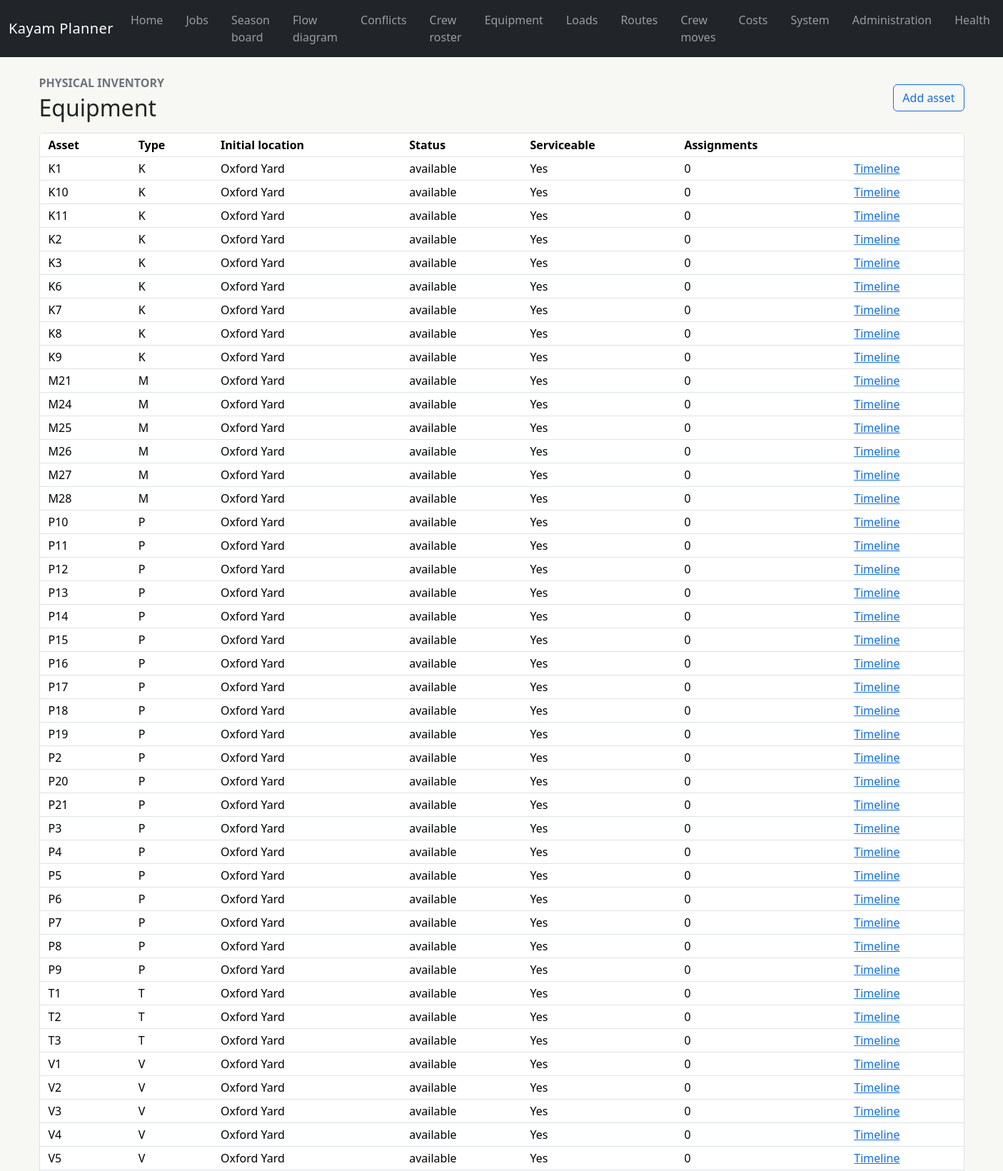
Screenshot of /equipment (upper part) with the database file from the repository.
### app/models/administration.py (models this page shows)
class TimestampMixin:
    created_at: Mapped[datetime] = mapped_column(AwareDateTime(), default=utc_now, nullable=False)
    updated_at: Mapped[datetime] = mapped_column(
        AwareDateTime(), default=utc_now, onupdate=utc_now, nullable=False
    )

class EquipmentAsset(TimestampMixin, Base):
    __tablename__ = "equipment_assets"
    __table_args__ = (
        CheckConstraint(
            "replacement_value IS NULL OR replacement_value >= 0",
            name="replacement_value_nonnegative",
        ),
    )
    id: Mapped[int] = mapped_column(primary_key=True)
    asset_code: Mapped[str] = mapped_column(String(50), unique=True, index=True)
    equipment_type_id: Mapped[int] = mapped_column(ForeignKey("equipment_types.id"))
    variant: Mapped[str | None] = mapped_column(String(100))
    generation: Mapped[str | None] = mapped_column(String(100))
    initial_location_id: Mapped[int | None] = mapped_column(ForeignKey("locations.id"))
    current_status: Mapped[str] = mapped_column(String(50), default="available")
    serviceable: Mapped[bool] = mapped_column(Boolean, default=True)
    commissioned_date: Mapped[date | None] = mapped_column(Date)
    retired_date: Mapped[date | None] = mapped_column(Date)
    replacement_value: Mapped[Decimal | None] = mapped_column(Numeric(12, 2))
    notes: Mapped[str | None] = mapped_column(Text)
    active: Mapped[bool] = mapped_column(Boolean, default=True)
    equipment_type: Mapped[EquipmentType] = relationship(back_populates="assets")
    initial_location: Mapped[Location | None] = relationship()
    assignments: Mapped[list[EquipmentAssignment]] = relationship(back_populates="equipment_asset")

class EquipmentType(Base):
    __tablename__ = "equipment_types"
    __table_args__ = (
        CheckConstraint("section_capacity_units >= 0", name="section_units_nonnegative"),
        CheckConstraint("pole_capacity_units >= 0", name="pole_units_nonnegative"),
        CheckConstraint("ancillary_capacity_units >= 0", name="ancillary_units_nonnegative"),
        CheckConstraint("weight_kg >= 0", name="weight_nonnegative"),
        CheckConstraint("pack_size > 0", name="pack_size_positive"),
        CheckConstraint(
            "maintenance_interval_days IS NULL OR maintenance_interval_days >= 0",
            name="maintenance_interval_nonnegative",
        ),
    )
    id: Mapped[int] = mapped_column(primary_key=True)
    code: Mapped[str] = mapped_column(String(50), unique=True, index=True)
    name: Mapped[str] = mapped_column(String(150))
    category: Mapped[str] = mapped_column(String(100))
    tent_family_id: Mapped[int | None] = mapped_column(ForeignKey("tent_families.id"))
    tracking_mode: Mapped[TrackingMode] = mapped_column(
        Enum(TrackingMode, native_enum=False, length=20), default=TrackingMode.INDIVIDUAL
    )
    pack_size: Mapped[int] = mapped_column(Integer, default=1)
    section_capacity_units: Mapped[Decimal] = mapped_column(Numeric(10, 2), default=0)
    pole_capacity_units: Mapped[Decimal] = mapped_column(Numeric(10, 2), default=0)
    ancillary_capacity_units: Mapped[Decimal] = mapped_column(Numeric(10, 2), default=0)
    weight_kg: Mapped[Decimal] = mapped_column(Numeric(10, 2), default=0)
    default_build_stage: Mapped[BuildStage] = mapped_column(
        Enum(BuildStage, native_enum=False, length=40),
        default=BuildStage.COMPLETION_AND_ANCILLARY,
    )
    maintenance_interval_days: Mapped[int | None] = mapped_column(Integer)
    active: Mapped[bool] = mapped_column(Boolean, default=True)
    notes: Mapped[str | None] = mapped_column(Text)
    tent_family: Mapped[TentFamily | None] = relationship(
        back_populates="equipment_types", foreign_keys=[tent_family_id]
    )
    assets: Mapped[list[EquipmentAsset]] = relationship(back_populates="equipment_type")
    outgoing_links: Mapped[list[EquipmentLink]] = relationship(
        back_populates="parent_equipment_type",
        foreign_keys="EquipmentLink.parent_equipment_type_id",
        cascade="all, delete-orphan",
    )

class Location(TimestampMixin, Base):
    __tablename__ = "locations"
    __table_args__ = (
        CheckConstraint(
            "latitude IS NULL OR (latitude >= -90 AND latitude <= 90)",
            name="latitude_range",
        ),
        CheckConstraint(
            "longitude IS NULL OR (longitude >= -180 AND longitude <= 180)",
            name="longitude_range",
        ),
        CheckConstraint("default_unload_duration_minutes >= 0", name="unload_duration_nonnegative"),
    )
    id: Mapped[int] = mapped_column(primary_key=True)
    name: Mapped[str] = mapped_column(String(200), unique=True, index=True)
    location_type: Mapped[LocationType] = mapped_column(
        Enum(LocationType, native_enum=False, length=20), default=LocationType.SITE
    )
    address_line_1: Mapped[str | None] = mapped_column(String(200))
    address_line_2: Mapped[str | None] = mapped_column(String(200))
    city: Mapped[str | None] = mapped_column(String(100))
    region: Mapped[str | None] = mapped_column(String(100))
    postcode: Mapped[str | None] = mapped_column(String(30))
    country_code: Mapped[str] = mapped_column(String(2), default="GB")
    latitude: Mapped[Decimal | None] = mapped_column(Numeric(9, 6))
    longitude: Mapped[Decimal | None] = mapped_column(Numeric(9, 6))
    timezone: Mapped[str] = mapped_column(String(100), default="Europe/London")
    geocoding_provider: Mapped[str | None] = mapped_column(String(50))
    geocoding_place_id: Mapped[str | None] = mapped_column(String(200))
    geocoded_at: Mapped[datetime | None] = mapped_column(AwareDateTime())
    access_notes: Mapped[str | None] = mapped_column(Text)
    hgv_notes: Mapped[str | None] = mapped_column(Text)
    receiving_notes: Mapped[str | None] = mapped_column(Text)
    default_unload_duration_minutes: Mapped[int] = mapped_column(Integer, default=60)
    active: Mapped[bool] = mapped_column(Boolean, default=True)

### app/routes/equipment_planning.py (the view)
@router.get("/equipment", response_class=HTMLResponse)
def equipment_list(request: Request, session: SessionDependency) -> HTMLResponse:
    assets = session.scalars(select(EquipmentAsset).order_by(EquipmentAsset.asset_code)).all()
    return templates.TemplateResponse(
        request=request, name="equipment/list.html", context={"assets": assets}
    )

### app/templates/equipment/list.html (shortened to what this page needs)
{% extends "base.html" %}
{% block content %}<div class="d-flex justify-content-between align-items-center mb-3"><div><p class="text-uppercase text-secondary fw-semibold mb-1">Physical inventory</p><h1 class="h2 mb-0">Equipment</h1></div><a class="btn btn-outline-primary" href="/admin/equipment-assets/new">Add asset</a></div><div class="table-responsive border rounded bg-white"><table class="table table-sm table-hover mb-0 admin-table"><thead><tr><th>Asset</th><th>Type</th><th>Initial location</th><th>Status</th><th>Serviceable</th><th>Assignments</th><th></th></tr></thead><tbody>{% for asset in assets %}<tr><td>{{ asset.asset_code }}</td><td>{{ asset.equipment_type.code }}</td><td>{{ asset.initial_location.name if asset.initial_location else '—' }}</td><td>{{ asset.current_status }}</td><td>{{ 'Yes' if asset.serviceable else 'No' }}</td><td>{{ asset.assignments|length }}</td><td><a href="/equipment/{{ asset.id }}">Timeline</a></td></tr>{% endfor %}</tbody></table></div>{% endblock %}

### app/static/css/app.css (style rules this page uses)
:root { --kayam-focus: #f3b61f; }
body { background: #f7f7f4; color: #202522; }
.admin-table th, .admin-table td { padding-inline: 0.75rem; white-space: nowrap; }

### rows the page displays
EquipmentAsset: asset_code "K1", equipment_type.code "K", initial_location "Oxford Yard", current_status "available", serviceable "Yes", assignments|length "0"
EquipmentAsset: asset_code "K10", equipment_type.code "K", initial_location "Oxford Yard", current_status "available", serviceable "Yes", assignments|length "0"
EquipmentAsset: asset_code "K11", equipment_type.code "K", initial_location "Oxford Yard", current_status "available", serviceable "Yes", assignments|length "0"
EquipmentAsset: asset_code "K2", equipment_type.code "K", initial_location "Oxford Yard", current_status "available", serviceable "Yes", assignments|length "0"
EquipmentAsset: asset_code "K3", equipment_type.code "K", initial_location "Oxford Yard", current_status "available", serviceable "Yes", assignments|length "0"
EquipmentAsset: asset_code "K6", equipment_type.code "K", initial_location "Oxford Yard", current_status "available", serviceable "Yes", assignments|length "0"
EquipmentAsset: asset_code "K7", equipment_type.code "K", initial_location "Oxford Yard", current_status "available", serviceable "Yes", assignments|length "0"
EquipmentAsset: asset_code "K8", equipment_type.code "K", initial_location "Oxford Yard", current_status "available", serviceable "Yes", assignments|length "0"
EquipmentAsset: asset_code "K9", equipment_type.code "K", initial_location "Oxford Yard", current_status "available", serviceable "Yes", assignments|length "0"
EquipmentAsset: asset_code "M21", equipment_type.code "M", initial_location "Oxford Yard", current_status "available", serviceable "Yes", assignments|length "0"
EquipmentAsset: asset_code "M24", equipment_type.code "M", initial_location "Oxford Yard", current_status "available", serviceable "Yes", assignments|length "0"
EquipmentAsset: asset_code "M25", equipment_type.code "M", initial_location "Oxford Yard", current_status "available", serviceable "Yes", assignments|length "0"
EquipmentAsset: asset_code "M26", equipment_type.code "M", initial_location "Oxford Yard", current_status "available", serviceable "Yes", assignments|length "0"
EquipmentAsset: asset_code "M27", equipment_type.code "M", initial_location "Oxford Yard", current_status "available", serviceable "Yes", assignments|length "0"
EquipmentAsset: asset_code "M28", equipment_type.code "M", initial_location "Oxford Yard", current_status "available", serviceable "Yes", assignments|length "0"
EquipmentAsset: asset_code "P10", equipment_type.code "P", initial_location "Oxford Yard", current_status "available", serviceable "Yes", assignments|length "0"
EquipmentAsset: asset_code "P11", equipment_type.code "P", initial_location "Oxford Yard", current_status "available", serviceable "Yes", assignments|length "0"
EquipmentAsset: asset_code "P12", equipment_type.code "P", initial_location "Oxford Yard", current_status "available", serviceable "Yes", assignments|length "0"
EquipmentAsset: asset_code "P13", equipment_type.code "P", initial_location "Oxford Yard", current_status "available", serviceable "Yes", assignments|length "0"
EquipmentAsset: asset_code "P14", equipment_type.code "P", initial_location "Oxford Yard", current_status "available", serviceable "Yes", assignments|length "0"
EquipmentAsset: asset_code "P15", equipment_type.code "P", initial_location "Oxford Yard", current_status "available", serviceable "Yes", assignments|length "0"
EquipmentAsset: asset_code "P16", equipment_type.code "P", initial_location "Oxford Yard", current_status "available", serviceable "Yes", assignments|length "0"
EquipmentAsset: asset_code "P17", equipment_type.code "P", initial_location "Oxford Yard", current_status "available", serviceable "Yes", assignments|length "0"
EquipmentAsset: asset_code "P18", equipment_type.code "P", initial_location "Oxford Yard", current_status "available", serviceable "Yes", assignments|length "0"
EquipmentAsset: asset_code "P19", equipment_type.code "P", initial_location "Oxford Yard", current_status "available", serviceable "Yes", assignments|length "0"
EquipmentAsset: asset_code "P2", equipment_type.code "P", initial_location "Oxford Yard", current_status "available", serviceable "Yes", assignments|length "0"
EquipmentAsset: asset_code "P20", equipment_type.code "P", initial_location "Oxford Yard", current_status "available", serviceable "Yes", assignments|length "0"
EquipmentAsset: asset_code "P21", equipment_type.code "P", initial_location "Oxford Yard", current_status "available", serviceable "Yes", assignments|length "0"
EquipmentAsset: asset_code "P3", equipment_type.code "P", initial_location "Oxford Yard", current_status "available", serviceable "Yes", assignments|length "0"
EquipmentAsset: asset_code "P4", equipment_type.code "P", initial_location "Oxford Yard", current_status "available", serviceable "Yes", assignments|length "0"
EquipmentAsset: asset_code "P5", equipment_type.code "P", initial_location "Oxford Yard", current_status "available", serviceable "Yes", assignments|length "0"
EquipmentAsset: asset_code "P6", equipment_type.code "P", initial_location "Oxford Yard", current_status "available", serviceable "Yes", assignments|length "0"
EquipmentAsset: asset_code "P7", equipment_type.code "P", initial_location "Oxford Yard", current_status "available", serviceable "Yes", assignments|length "0"
EquipmentAsset: asset_code "P8", equipment_type.code "P", initial_location "Oxford Yard", current_status "available", serviceable "Yes", assignments|length "0"
EquipmentAsset: asset_code "P9", equipment_type.code "P", initial_location "Oxford Yard", current_status "available", serviceable "Yes", assignments|length "0"
EquipmentAsset: asset_code "T1", equipment_type.code "T", initial_location "Oxford Yard", current_status "available", serviceable "Yes", assignments|length "0"
EquipmentAsset: asset_code "T2", equipment_type.code "T", initial_location "Oxford Yard", current_status "available", serviceable "Yes", assignments|length "0"
EquipmentAsset: asset_code "T3", equipment_type.code "T", initial_location "Oxford Yard", current_status "available", serviceable "Yes", assignments|length "0"
EquipmentAsset: asset_code "V1", equipment_type.code "V", initial_location "Oxford Yard", current_status "available", serviceable "Yes", assignments|length "0"
EquipmentAsset: asset_code "V2", equipment_type.code "V", initial_location "Oxford Yard", current_status "available", serviceable "Yes", assignments|length "0"
EquipmentAsset: asset_code "V3", equipment_type.code "V", initial_location "Oxford Yard", current_status "available", serviceable "Yes", assignments|length "0"
EquipmentAsset: asset_code "V4", equipment_type.code "V", initial_location "Oxford Yard", current_status "available", serviceable "Yes", assignments|length "0"
EquipmentAsset: asset_code "V5", equipment_type.code "V", initial_location "Oxford Yard", current_status "available", serviceable "Yes", assignments|length "0"
